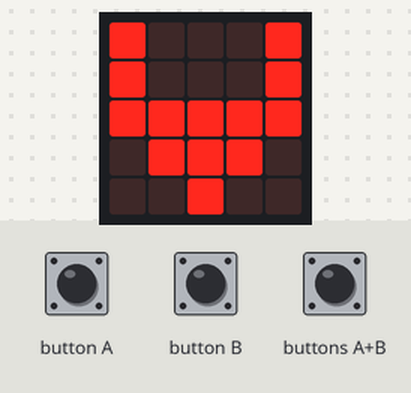
Bench run of a program on a simulated BBC micro:bit (MakeCode). On the bench: the board's 5×5 LED display. The inputs (shaded band) are chosen by the test bench.

Above: at 1.8 s.
1.9 s: button A pressed for 0.15 s
At 3.2 s:
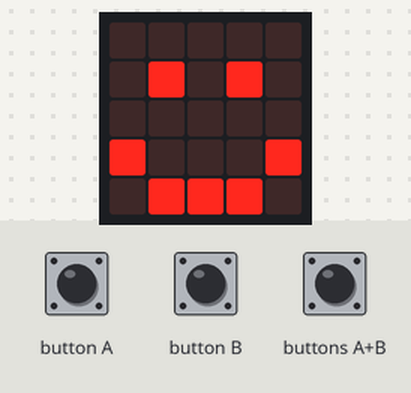
3.5 s: button B pressed for 0.15 s
At 4.4 s:
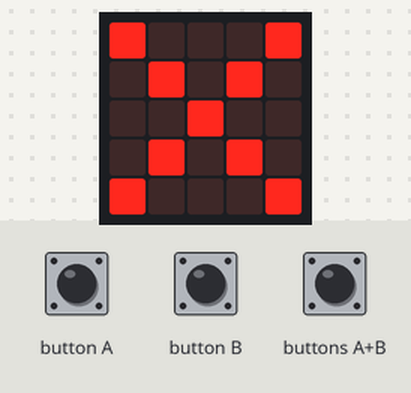
5.1 s: buttons A+B pressed for 0.15 s
At 5.6 s:
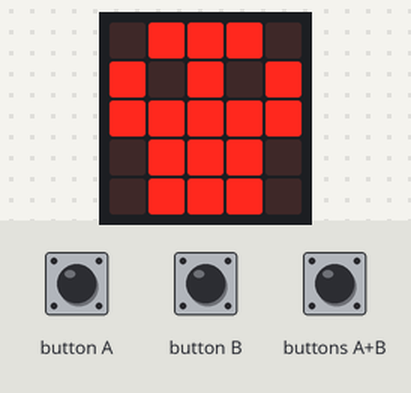
Timing chart, 0 to 8.1 s (numbered marks = the images above; inputs shaded):
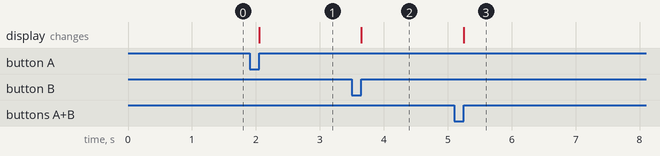

The program:

main.ts
```typescript
datalogger.onLogFull(function () {
    logging = false
    basic.showLeds(`
        # # # # #
        # # # # #
        # # # # #
        # # # # #
        # # # # #
        `)
})
input.onButtonPressed(Button.A, function () {
    logging = true
    basic.showIcon(IconNames.Happy)
})
input.onButtonPressed(Button.AB, function () {
    logging = false
    basic.showIcon(IconNames.Skull)
    datalogger.deleteLog()
    datalogger.setColumnTitles(
    "x",
    "y",
    "z"
    )
})
input.onButtonPressed(Button.B, function () {
    logging = false
    basic.showIcon(IconNames.No)
})
let logging = false
logging = false
basic.showIcon(IconNames.Cow)
datalogger.setColumnTitles(
"x",
"y",
"z",
"Temperatura",
"Luz",
"Ruido",
"Brujula"
)
loops.everyInterval(15000, function () {
    if (logging) {
        datalogger.log(
        datalogger.createCV("x", input.acceleration(Dimension.X)),
        datalogger.createCV("y", input.acceleration(Dimension.Y)),
        datalogger.createCV("z", input.acceleration(Dimension.Z)),
        datalogger.createCV("Temperatura", input.temperature()),
        datalogger.createCV("Ruido", input.soundLevel()),
        datalogger.createCV("Brujula", input.compassHeading()),
        datalogger.createCV("Luz", input.lightLevel())
        )
    }
})
```

test.ts
```typescript
// aquí va el archivo "tests"; esto no se compilará cuando este paquete se utilice como una extensión.
```

Measured:
- after the input at 1.9 s, the display: changes after 0.15 s (image 1)
- after the input at 3.5 s, the display: changes after 0.15 s (image 2)
- after the input at 5.1 s, the display: changes after 0.15 s (image 3)
